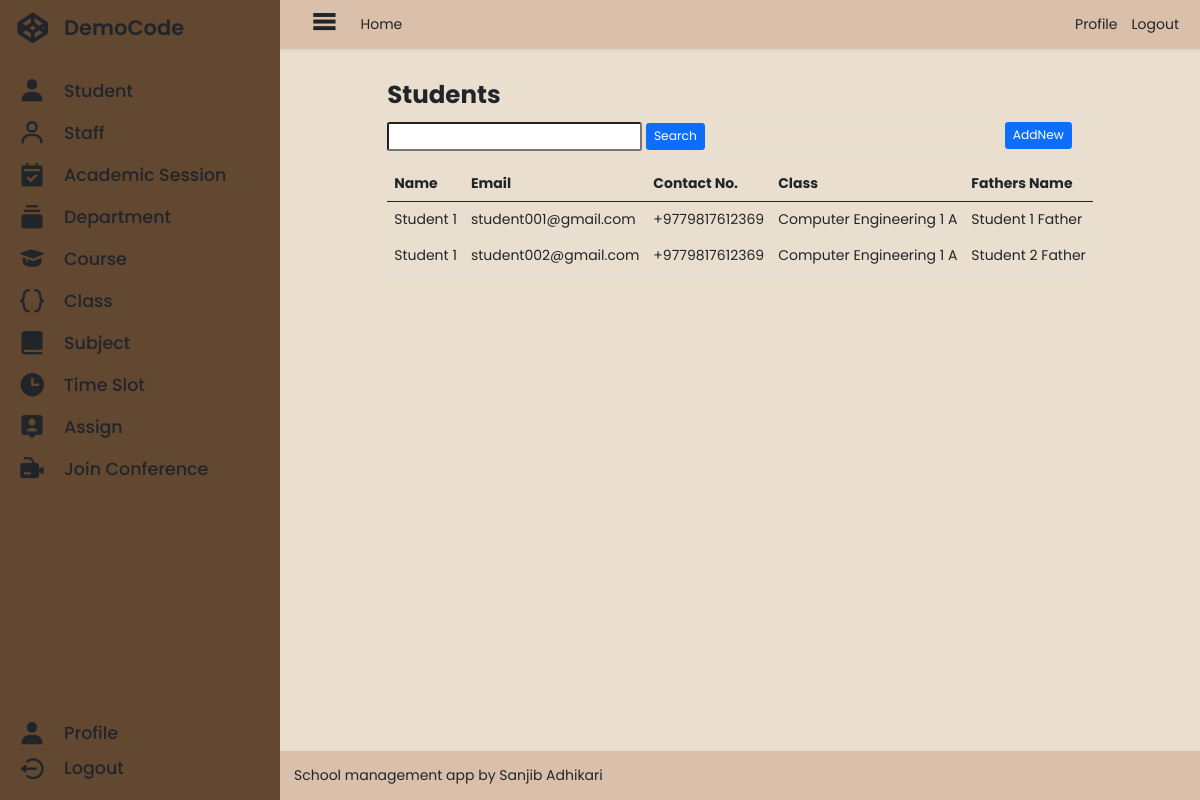
/administrator/student_list/ (signed in), run on the app's committed database.
### administrator/models.py (models this page shows, shortened)
class Student(models.Model):
    id = models.UUIDField(
        verbose_name=_("ID"),
        primary_key=True,
        default=uuid.uuid4,
        editable=False,
    )
    user = models.OneToOneField(
        User,
        on_delete=models.SET_NULL,
        null=True,
        blank=True,
    )
    current_class = models.ForeignKey(
        Class,
        on_delete=models.SET_NULL,
        null=True,
        blank=True,
    )
    gender = models.CharField(
        verbose_name=_("Gender"),
        max_length=7,
        choices=GENDER_CHOICE,
        default="Male",
    )
    dob = models.DateField(
        verbose_name=_("Date Of Birth"),
    )
    fathers_name = models.CharField(
        verbose_name=_("Father's Name"),
        max_length=127,
        blank=True,
        null=True,
    )
    fathers_contact_no = PhoneNumberField(
        verbose_name=_("Father's Contact Number"),
        blank=True,
        null=True,
    )
    mothers_name = models.CharField(
        verbose_name=_("Mother's Name"),
        max_length=127,
        blank=True,
        null=True,
    )
    mothers_contact_no = PhoneNumberField(
        verbose_name=_("Mother's Contact Number"),
        blank=True,
        null=True,
    )
    permanent_address = models.ForeignKey(
        Address,
        on_delete=models.SET_NULL,
        blank=True,
        null=True,
        related_name="student_permanent_address",
    )
    current_address = models.ForeignKey(
        Address,
        on_delete=models.SET_NULL,
        null=True,
        blank=True,
        related_name="student_current_address",
    )
    document = models.FileField(
        verbose_name=_("Any Document"),
        upload_to=get_document,
        blank=True,
        null=True,
    )
    created = models.DateTimeField(
        verbose_name=_("Created"),
        auto_now_add=True,
    )

class Class(models.Model):
    id = models.UUIDField(
        verbose_name=_("ID"),
        primary_key=True,
        default=uuid.uuid4,
        editable=False,
    )
    academic_session = models.ForeignKey(
        AcademicSession,
        on_delete=models.SET_NULL,
        null=True,
        blank=True,
    )
    course = models.ForeignKey(
        Course,
        on_delete=models.SET_NULL,
        blank=True,
        null=True,
    )
    semester = models.IntegerField(
        verbose_name=_("Semester"),
    )
    section = models.CharField(
        verbose_name=_("section"),
        max_length=2,
    )
    def __str__(self):
        return f"{self.course} {self.semester} {self.section}"
    class Meta:
        ordering = ("-academic_session",)
        verbose_name = "Class"
        verbose_name_plural = "Classes"

class Course(models.Model):
    id = models.UUIDField(
        verbose_name=_("ID"),
        primary_key=True,
        default=uuid.uuid4,
        editable=False,
    )
    name = models.CharField(
        verbose_name=_("Name"),
        max_length=127,
    )
    code = models.CharField(
        verbose_name=_("Code"),
        max_length=15,
    )
    department = models.ForeignKey(
        Department,
        on_delete=models.SET_NULL,
        blank=True,
        null=True,
    )
    def __str__(self):
        return self.name

### base/models.py (models this page shows, shortened)
class User(AbstractBaseUser):
    id = models.UUIDField(
        verbose_name=_("ID"),
        primary_key=True,
        default=uuid.uuid4,
        editable=False,
    )
    email = models.EmailField(
        verbose_name=_("Email"),
        max_length=127,
        unique=True,
        error_messages={
            "null": _("Email field is required."),
            "unique": _("An account with that email already exists. Please login to continue."),
            "invalid": _("Enter a valid email address."),
        },
    )
    username = models.CharField(
        verbose_name=_("Username"),
        max_length=127,
        unique=True,
        error_messages={
            "null": _("Username field is required."),
            "unique": _("An account with that username already exists."),
            "invalid": _("Enter a valid username."),
        },
        help_text=_("Better to use your email address all characters before @."),
    )
    user_type = models.ForeignKey(
        UserType,
        on_delete=models.SET_NULL,
        related_name="user_type",
        null=True,
        blank=True,
    )
    name = models.CharField(
        verbose_name=_("Full Name"),
        max_length=255,
        null=True,
        blank=True,
    )
    contact_number = PhoneNumberField(
        verbose_name=_("Contact Number"),
        null=True,
        blank=True,
    )
    avatar = models.ImageField(
        verbose_name=_("Avatar"),
        blank=True,
        null=True,
        default=get_default_avatar,
        upload_to=get_user_avatar,
    )
    is_email_verified = models.BooleanField(
        verbose_name=_("Email Verification Status"),
        default=get_email_verified_value,
        help_text=_("Designates whether this user is verified or not."),
    )
    is_staff = models.BooleanField(
        verbose_name=_("Staff Status"),
        default=False,
        help_text=_("Designates whether the user can log into this admin site."),
    )
    is_active = models.BooleanField(
        verbose_name=_("Active"),
        default=True,
        help_text=_(
            "Designates whether this user should be treated as active."
            "Unselect this field instead of deleting accounts."
        ),
    )
    is_superuser = models.BooleanField(
        _("superuser status"),
        default=False,
        help_text=_("Designates that this user has all permissions without explicitly assigning them."),
    )
    user_permissions = models.ManyToManyField(
        Permission,
        verbose_name=_("user permissions"),
        blank=True,
        help_text=_("Specific permissions for this user."),
        related_name="user_set",
        related_query_name="user",
    )
    groups = models.ManyToManyField(
        Group,
        verbose_name=_("Groups"),
        blank=True,
        help_text=_(
            "The groups this user belongs to. A user will get all permissions granted to each of their groups."
        ),
        related_name="user_set",
        related_query_name="user",
    )
    last_login = models.DateTimeField(
        verbose_name=_("Last Login"),
        auto_now=True,
    )
    date_joined = models.DateTimeField(
        verbose_name=_("Date Joined"),
        auto_now_add=True,
        editable=False,
    )
    objects = UserManager()
    USERNAME_FIELD = "email"
    REQUIRED_FIELDS = []
    class Meta:
        verbose_name = _("User")
        verbose_name_plural = _("Users")
        ordering = ["-date_joined"]

### administrator/decorators.py (the view)
    def message_function(request, uuid=None, *args, **kwargs):
        if isinstance(request, WSGIRequest):
            if request.user.is_authenticated and not request.user.user_type.name == "administrator":
                messages.error(request, "You must login as administrator to access this page.")
            elif not request.user.is_authenticated:
                messages.error(request, "You must login to access this page.")
        return function(request, uuid, *args, **kwargs)

### administrator/views_student.py (called while the page is built)
@administrator_message
@administrator_required
def list_student_view(request, *args, **kwargs):
    context = {}
    if request.method == "GET":
        students = Student.objects.all()
    if request.method == "POST":
        if "search" in request.POST:
            text = request.POST["search"]
            students = Student.objects.filter(Q(user__email__icontains=text) | Q(user__name__icontains=text))
    context["students"] = students
    return render(request, "administrator/student/student_list.html", context)

### administrator/templates/administrator/student/student_list.html (shortened to what this page needs)
{% extends 'administrator/base.html' %}
{% load static %}
{% load crispy_forms_tags %}
{% block main %}
<div class="container">
    <div class="d-flex flex-column">
        <Legend class="m-0 fw-bold fs-3 border-bottom">Students</Legend>
        <div class="d-flex justify-content-between my-2 pb-2 border-bottom">
            <form method="post">
                <input type="text" name="search" class="form-control-sm">
                <button class="btn btn-sm btn-primary" type="submit">Search</button>
            </form>
            <div>
                <a href="{% url 'administrator:student-add' %}" class="btn btn-sm btn-primary mx-4">AddNew</a>
            </div>
        </div>
        {% if students %}
        <table class="table table-hover table-responsive">
            <thead class="thead-dark">
                <tr>
                    <th scope="col">Name</th>
                    <th scope="col">Email</th>
                    <th scope="col">Contact No.</th>
                    <th scope="col">Class</th>
                    <th scope="col">Fathers Name</th>
                </tr>
            </thead>
            <tbody>
                {% for object in students %}
                <tr>
                    <td><a href="{% url 'administrator:student-detail' uuid=object.id %}">{{object.user.name}}</a></td>
                    <td><a href="{% url 'administrator:student-detail' uuid=object.id %}">{{object.user.email}}</a></td>
                    <td><a href="{% url 'administrator:student-detail' uuid=object.id %}">{{object.user.contact_number}}</a></td>
                    <td><a href="{% url 'administrator:student-detail' uuid=object.id %}">{{object.current_class}}</a></td>
                    <td><a href="{% url 'administrator:student-detail' uuid=object.id %}">{{object.fathers_name}}</a></td>
                </tr>
                {% endfor %}
            </tbody>
        </table>
        {% else %}
        <div class="d-flex justify-content-center">No Records.</div>
        {% endif %}
    </div>
</div>
{% endblock main %}

### static/css/base.css (style rules this page uses)
*, *::before, *::after { box-sizing: border-box; }
* { margin: 0; padding: 0; font-size: 14px; font-family: 'Poppins', sans-serif; }
a, a:hover { text-decoration: none; color: inherit; }
body { margin: 0; padding: 0; width: 100vw; height: 100vh; display: flex; }
.container { padding: 1rem; display: flex; flex-direction: column; align-items: center; overflow: auto; max-width: calc(100% - 2rem); height: 100%; }
form { width: 100%; max-width: 600px; }
legend { font-weight: 600; }

### data on the page
Student: user.name "Student 1", user.email "student001@gmail.com", user.contact_number "+9779817612369", current_class "Computer Engineering 1 A", fathers_name "Student 1 Father"
Student: user.name "Student 1", user.email "student002@gmail.com", user.contact_number "+9779817612369", current_class "Computer Engineering 1 A", fathers_name "Student 2 Father"
